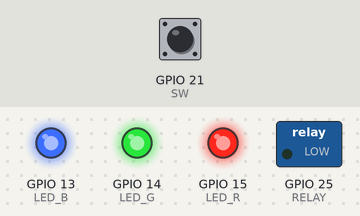
The sketch below on a simulated ESP32. Shown: switched loads named in the sketch (green lamp = pin HIGH), output pins drawn as LEDs (lit = HIGH). The inputs (shaded band) are chosen by the test bench; at power-on: GPIO 21 (SW) LOW.

Above: at 0.1 s.
At 1.1 s:
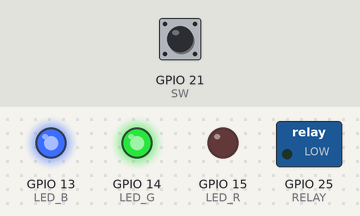
At 2.4 s:
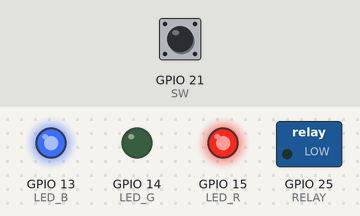
At 3.7 s:
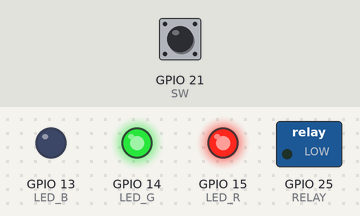
At 5.0 s:
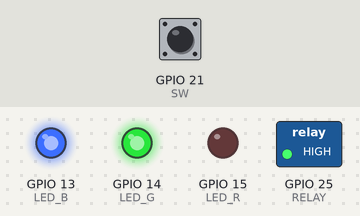
Timing chart, 0 to 6.5 s (numbered marks = the images above):
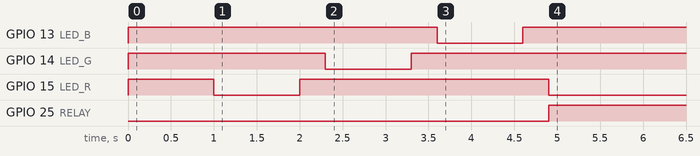

The sketch:

relay.ino
```cpp
#define SDA     22
#define SCL     23
#define LED_R   15
#define LED_G   14
#define LED_B   13
#define RELAY   25
#define LEDSTR1 16
#define LEDSTR2 17
#define LEDSTR3 18
#define LEDSTR4 19
#define SW      21
#define GPIO26  26
#define GPIO27  27
#define GPIO32  32
#define GPIO33  33
#define GPIO34  34
#define GPIO35  35


void setup()
{
  pinMode(RELAY, OUTPUT);
  pinMode(SW, INPUT);
  pinMode(LED_R, OUTPUT);
  pinMode(LED_G, OUTPUT);
  pinMode(LED_B, OUTPUT);
  digitalWrite(RELAY, LOW);
  digitalWrite(LED_R, HIGH);
  digitalWrite(LED_G, HIGH);
  digitalWrite(LED_B, HIGH);
  delay(1000);
  digitalWrite(LED_R, LOW);    // RED
  delay(1000);
  digitalWrite(LED_R, HIGH);
  delay(300);
  digitalWrite(LED_G, LOW);    // GREEN
  delay(1000);
  digitalWrite(LED_G, HIGH);
  delay(300);
  digitalWrite(LED_B, LOW);    // BLUE
  delay(1000);
  digitalWrite(LED_B, HIGH);
  delay(300);
}


void loop()
{
  if (digitalRead(SW)==1)
  {
    digitalWrite(RELAY, LOW);
    digitalWrite(LED_R, HIGH);
  }
  else
  {
    digitalWrite(RELAY, HIGH);
    digitalWrite(LED_R, LOW);
  }
}
```

Measured:
- by itself, GPIO 15 (LED_R): HIGH → LOW at 1.0 s, → HIGH 1.0 s later, → LOW 2.9 s later
- by itself, GPIO 25 (RELAY): LOW → HIGH at 4.9 s
